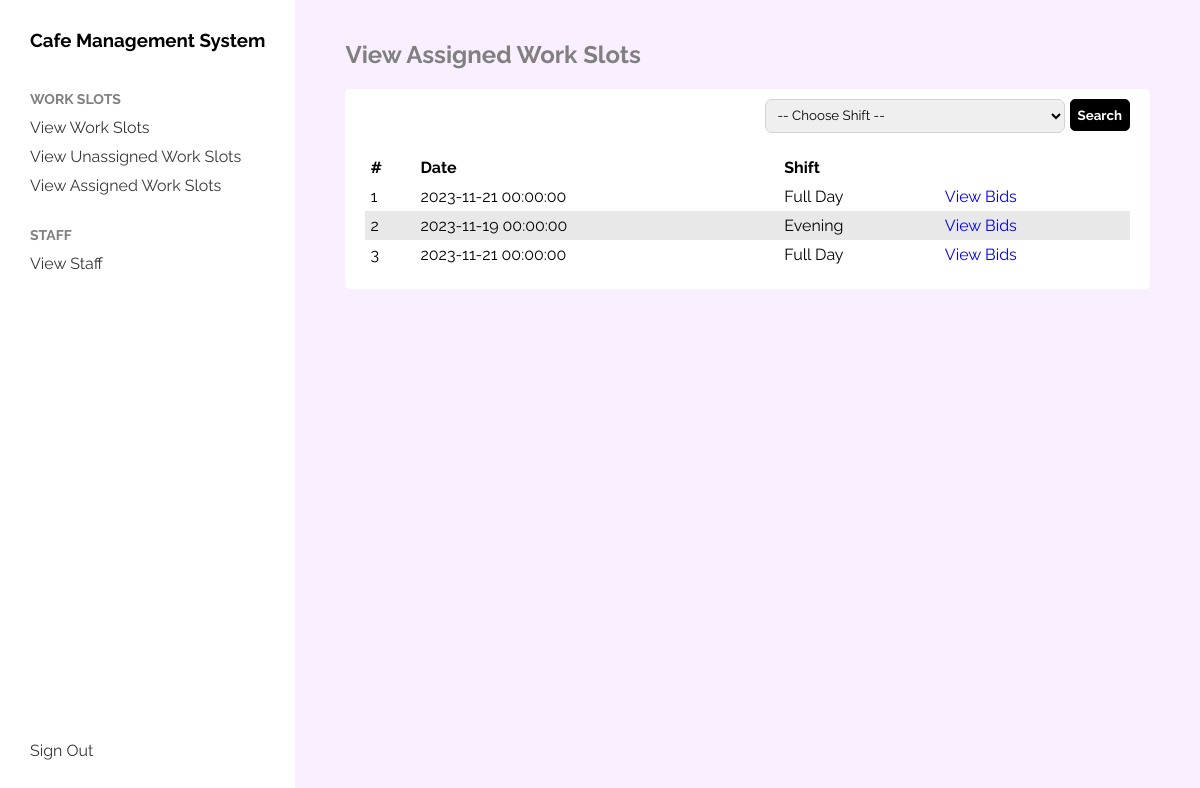
/manager/view-assigned-slots, run on the app's committed database.
### tables this page shows
CREATE TABLE slot_assignments (
	slot_id INTEGER, 
	user_id INTEGER, 
	FOREIGN KEY(slot_id) REFERENCES work_slot (id), 
	FOREIGN KEY(user_id) REFERENCES user (id)
);

CREATE TABLE work_slot (
	id INTEGER NOT NULL, 
	date DATE, 
	shift_time VARCHAR(10), 
	PRIMARY KEY (id)
);

### application/boundary/cafe_manager.py (the view)
@manager.route("/view-assigned-slots")
def view_assigned_work_slots():
    shifts_filter = request.args.get('q', None, type=str)
    getWorkSlots = GetAssignedWorkSlotsController()
    slots = getWorkSlots.getAssignedWorkSlots(filter=shifts_filter)
    shifts = WorkSlotShifts.getWorkSlotShifts()
    return render_template("./cafe_manager/view_work_slots.html"
                           , title="View Assigned Work Slots"
                           , shifts=shifts
                           , slots=slots)

### application/control/WorkSlotController.py (called while the page is built)
    @staticmethod
    def getWorkSlotShifts():
        return WorkSlotShifts.SHIFTS

    def getAssignedWorkSlots(self, filter=None):
        return self.entity.getAssignedWorkSlots(filter)

### application/entity/WorkSlotEntity.py (called while the page is built)
    def getAssignedWorkSlots(self, filter):
        query = "select * from work_slot w inner join slot_assignments sa on w.id = sa.slot_id"
        if filter:
            query += f" WHERE shift_time = '{filter}'"
        rows = self.cursor.execute(query).fetchall()
        return rows

### application/boundary/templates/cafe_manager/view_work_slots.html (shortened to what this page needs)
{% extends "./cafe_manager/base.html" %}
{% block content %}
    <div class="search-field">
        <form>
            <select name="q" required>
                <option value="">-- Choose Shift --</option>
            </select>
            <input type="submit" value="Search">
        </form>
    </div>
    <table cellspacing="0">
        <thead>
            <th>#</th>
            <th>Date</th>
            <th>Shift</th>
            <th></th>
        </thead>
        <tbody>
            {% for slot in slots %}
                <tr>
                    <td>{{ loop.index }}</td>
                    <td>{{ slot[1] }}</td>
                    <td>{{ slot[2] }}</td>
                    <td>
                        {% if forPage == "unassigned" %}
                            <a href="">Assign</a>
                        {% else %}
                            <a href="{{ url_for("boundary.manager.view_bids", slot_id=slot[0]) }}">View Bids</a>
                        {% endif %}
                    </td>
                </tr>
            {% endfor %}
        </tbody>
    </table>
{% endblock %}

### application/boundary/assets/base.css (style rules this page uses)
* { font-family: 'Raleway', sans-serif; box-sizing: border-box; }
body { margin: 0; }
a { text-decoration: none; }

### application/boundary/templates/cafe_manager/view_work_slots.html (style rules this page uses)
table { width: 100%; text-align: left; }
td, th { margin: 0; padding: 5px; border: none; }
tr:nth-child(even) { background-color: #e8e8e8; }
.search-field { float: right; margin-bottom: 20px; }
.search-field input[type=submit] { padding: 7px; border-radius: 5px; outline: none; border: 1px solid black; background-color: black; color: white; font-weight: bold; cursor: pointer; }
.search-field select { padding: 7px; width: 300px; border-radius: 7px; outline: none; border: 1px solid lightgrey; }

### data on the page
slot_assignments: date "2023-11-21 00:00:00", shift_time "Full Day"
slot_assignments: date "2023-11-19 00:00:00", shift_time "Evening"
slot_assignments: date "2023-11-21 00:00:00", shift_time "Full Day"

### other printed values
{{ title }} "View Assigned Work Slots"
